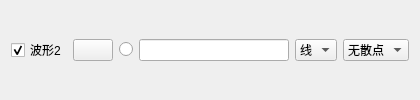
            <widget class="QWidget" name="widget_2" native="true">
             <property name="minimumSize">
              <size>
               <width>420</width>
               <height>22</height>
              </size>
             </property>
             <property name="maximumSize">
              <size>
               <width>420</width>
               <height>16777215</height>
              </size>
             </property>
             <layout class="QHBoxLayout" name="horizontalLayout_4">
              <item>
               <widget class="QCheckBox" name="chkVisibleCurve2">
                <property name="text">
                 <string>波形2</string>
                </property>
                <property name="checked">
                 <bool>true</bool>
                </property>
               </widget>
              </item>
              <item>
               <widget class="QPushButton" name="btnColourCurve2">
                <property name="text">
                 <string/>
                </property>
               </widget>
              </item>
              <item>
               <widget class="QRadioButton" name="rdoBoldCurve2">
                <property name="text">
                 <string/>
                </property>
                <property name="checked">
                 <bool>false</bool>
                </property>
               </widget>
              </item>
              <item>
               <widget class="QLineEdit" name="txtValueCurve2">
                <property name="minimumSize">
                 <size>
                  <width>80</width>
                  <height>0</height>
                 </size>
                </property>
                <property name="text">
                 <string/>
                </property>
               </widget>
              </item>
              <item>
               <widget class="QComboBox" name="cmbLineStyle2">
                <property name="currentIndex">
                 <number>1</number>
                </property>
                <item>
                 <property name="text">
                  <string>点</string>
                 </property>
                </item>
                <item>
                 <property name="text">
                  <string>线</string>
                 </property>
                </item>
                <item>
                 <property name="text">
                  <string>左</string>
                 </property>
                </item>
                <item>
                 <property name="text">
                  <string>右</string>
                 </property>
                </item>
                <item>
                 <property name="text">
                  <string>中</string>
                 </property>
                </item>
                <item>
                 <property name="text">
                  <string>积</string>
                 </property>
                </item>
               </widget>
              </item>
              <item>
               <widget class="QComboBox" name="cmbScatterStyle2">
                <property name="focusPolicy">
                 <enum>Qt::WheelFocus</enum>
                </property>
                <property name="maxVisibleItems">
                 <number>20</number>
                </property>
                <item>
                 <property name="text">
                  <string>无散点</string>
                 </property>
                 <property name="icon">
                  <iconset resource="res.qrc">
                   <normaloff>:/pic/ssNone.png</normaloff>:/pic/ssNone.png</iconset>
                 </property>
                </item>
                <item>
                 <property name="text">
                  <string>x形</string>
                 </property>
                 <property name="icon">
                  <iconset resource="res.qrc">
                   <normaloff>:/pic/ssCross.png</normaloff>:/pic/ssCross.png</iconset>
                 </property>
                </item>
                <item>
                 <property name="text">
                  <string>+形</string>
                 </property>
                 <property name="icon">
                  <iconset resource="res.qrc">
                   <normaloff>:/pic/ssPlus.png</normaloff>:/pic/ssPlus.png</iconset>
                 </property>
                </item>
                <item>
                 <property name="text">
                  <string>空心圆</string>
                 </property>
                 <property name="icon">
                  <iconset resource="res.qrc">
                   <normaloff>:/pic/ssCircle.png</normaloff>:/pic/ssCircle.png</iconset>
                 </property>
                </item>
                <item>
                 <property name="text">
                  <string>实心圆</string>
                 </property>
                 <property name="icon">
                  <iconset resource="res.qrc">
                   <normaloff>:/pic/ssDisc.png</normaloff>:/pic/ssDisc.png</iconset>
                 </property>
                </item>
                <item>
                 <property name="text">
                  <string>矩形</string>
                 </property>
                 <property name="icon">
                  <iconset resource="res.qrc">
                   <normaloff>:/pic/ssSquare.png</normaloff>:/pic/ssSquare.png</iconset>
                 </property>
                </item>
                <item>
                 <property name="text">
                  <string>菱形</string>
                 </property>
                 <property name="icon">
                  <iconset resource="res.qrc">
                   <normaloff>:/pic/ssDiamond.png</normaloff>:/pic/ssDiamond.png</iconset>
                 </property>
                </item>
                <item>
                 <property name="text">
                  <string>星形</string>
                 </property>
                 <property name="icon">
                  <iconset resource="res.qrc">
                   <normaloff>:/pic/ssStar.png</normaloff>:/pic/ssStar.png</iconset>
                 </property>
                </item>
                <item>
                 <property name="text">
                  <string>正三角</string>
                 </property>
                 <property name="icon">
                  <iconset resource="res.qrc">
                   <normaloff>:/pic/ssTriangle.png</normaloff>:/pic/ssTriangle.png</iconset>
                 </property>
                </item>
                <item>
                 <property name="text">
                  <string>倒三角</string>
                 </property>
                 <property name="icon">
                  <iconset resource="res.qrc">
                   <normaloff>:/pic/ssTriangleInverted.png</normaloff>:/pic/ssTriangleInverted.png</iconset>
                 </property>
                </item>
                <item>
                 <property name="text">
                  <string>x框</string>
                 </property>
                 <property name="icon">
                  <iconset resource="res.qrc">
                   <normaloff>:/pic/ssCrossSquare.png</normaloff>:/pic/ssCrossSquare.png</iconset>
                 </property>
                </item>
                <item>
                 <property name="text">
                  <string>+框</string>
                 </property>
                 <property name="icon">
                  <iconset resource="res.qrc">
                   <normaloff>:/pic/ssPlusSquare.png</normaloff>:/pic/ssPlusSquare.png</iconset>
                 </property>
                </item>
                <item>
                 <property name="text">
                  <string>x圆</string>
                 </property>
                 <property name="icon">
                  <iconset resource="res.qrc">
                   <normaloff>:/pic/ssCrossCircle.png</normaloff>:/pic/ssCrossCircle.png</iconset>
                 </property>
                </item>
                <item>
                 <property name="text">
                  <string>+圆</string>
                 </property>
                 <property name="icon">
                  <iconset resource="res.qrc">
                   <normaloff>:/pic/ssPlusCircle.png</normaloff>:/pic/ssPlusCircle.png</iconset>
                 </property>
                </item>
                <item>
                 <property name="text">
                  <string>和平</string>
                 </property>
                 <property name="icon">
                  <iconset resource="res.qrc">
                   <normaloff>:/pic/ssPeace.png</normaloff>:/pic/ssPeace.png</iconset>
                 </property>
                </item>
               </widget>
              </item>
             </layout>
            </widget>
